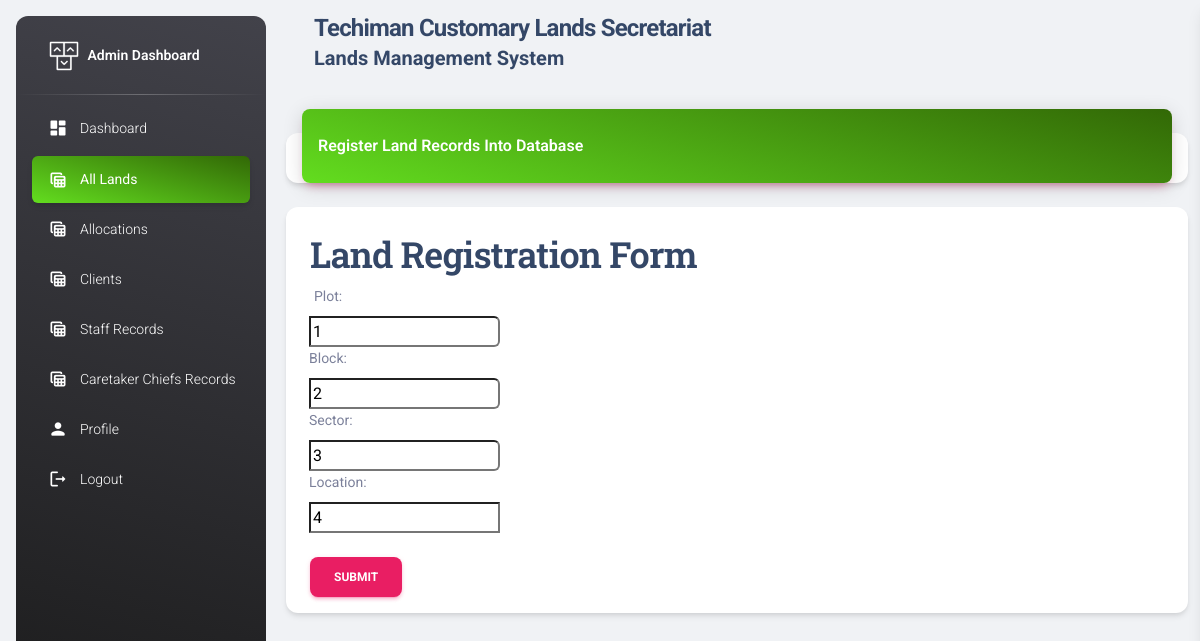
/dashboard/land_records/edit_land/1 (signed in), run on the app's committed database.
### lands/models.py (models this page shows, shortened)
class Land (models.Model):
    plot= models.CharField(max_length=255)
    block= models.CharField(max_length=255)
    sector= models.CharField(max_length=255)
    location= models.CharField(max_length=255)
    uniqueLandId = models.CharField( max_length=255, unique=True)

### staff/views.py (the view)
# urls.py: path('dashboard/land_records/edit_land/<int:id>', admin_edit_land, name="admin_edit_land"),
@login_required
def admin_edit_land(request, id):
    land = get_object_or_404(Land, pk=id)
    username = request.user.username
    no_record_check = 0
    if request.method == "POST":
        landform = LandForm(data=request.POST, files=request.FILES, instance=land)
        if landform.is_valid:
            landinfo = landform.save(commit=False)
            landinfo.uniqueLandId = landinfo.plot + landinfo.block + landinfo.sector
            try:
                landinfo.save()
                messages.success(request, '--------------------------------------------------------------------------------✅Land Successfully Registered...............')
                no_record_check = 0
            except:
                print("..................saving was succeful...............")
                messages.error(request, '------------------------------------------------------------------------------⚠️--Error: Land Already Registered')
                no_record_check = 1
            return redirect(admin_land_records)
        else:
            print("........Error form not vilid.......")
    else:
        landform = LandForm( instance=land)
        print("nothing came out")
    active= "active bg-gradient-primary"
    context = {
       "landform":landform,
        "username":username,
        "active2":active,
        "no_record_check":no_record_check,
    }
    return render(request, "online/add_landrecords.html", context )

### lands/forms.py (shortened to what this page needs)
class LandForm(ModelForm):
    class Meta:
        model = Land
        fields = ("plot","block", "sector", "location")
    def __init__(self, *args, **kwargs):
        super().__init__(*args, **kwargs)
        self.fields["plot" ].widget.attrs.update({'class' :('input--style-4'),})
        self.fields["block" ].widget.attrs.update({'class' :('input--style-4'),})
        self.fields["sector"].widget.attrs.update({'class' :('input--style-4'),})
        self.fields["location"].widget.attrs.update({'class' :('input--style-4'),})

### templates/online/add_landrecords.html (shortened to what this page needs)
{% extends 'online/base2.html'%}
{% load static%}
{% block content %}
<body class="g-sidenav-show  bg-gray-200">
  {% include 'online/side_nav.html' %}
  <main class="main-content position-relative max-height-vh-100 h-100 border-radius-lg ">
    <nav class="navbar navbar-main navbar-expand-lg px-0 mx-4 shadow-none border-radius-xl" id="navbarBlur" data-scroll="true">
      <div class="container-fluid py-1 px-3">
        <nav aria-label="breadcrumb">
          <h4 class="font-weight-bolder mb-0">Techiman Customary Lands Secretariat </h4>
          <h5 class="font-weight-bolder mb-0">Lands Management System</h5>
        </nav>
      </div>
    </nav>
    <div class="container-fluid py-4">
      <div class="row">
        <div class="col-12">
          <div class="card my-4">
            <div class="card-header p-0 position-relative mt-n4 mx-3 z-index-2">
              <div class="bg-gradient-primary shadow-primary border-radius-lg pt-4 pb-3">
                <h6 class="text-white text-capitalize ps-3">Register Land Records into Database</h6>
              </div>
            </div>
          </div>
        </div>
      </div>
      <div class="page-wrapper bg-gra-02 p-t-130 p-b-100 font-poppins">
        <div class="wrapper wrapper--w680">
            <div class="card card-4">
                <div class="card-body">
                    <h2 class="title">Land Registration Form</h2>
                    <form method="POST"action="{% url 'admin_add_land' %}?next=/"  enctype="multipart/form-data">
                          <div class="row row-space">
                            <div class="col-2">
                                <div class="input-group">
                                    {{landform}}
                                </div>
                            </div>
                          </div>
                          </div>
                        <div class="p-t-15">
                            <button class="btn btn--radius-2 btn-primary mx-4" type="submit">Submit</button>
                        </div>
                </div>
            </div>
        </div>
    </div>
  </main>
</body>
{% endblock content %}

### data on the page
Land: plot "1", block "2", sector "3", location "4"
